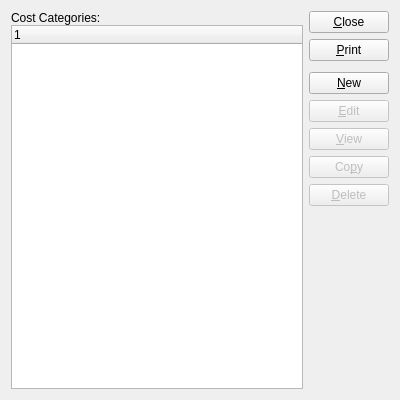
<?xml version="1.0" encoding="UTF-8"?>
<ui version="4.0">
 <comment>This file is part of the xTuple ERP: PostBooks Edition, a free and
open source Enterprise Resource Planning software suite,
Copyright (c) 1999-2010 by OpenMFG LLC, d/b/a xTuple.
It is licensed to you under the Common Public Attribution License
version 1.0, the full text of which (including xTuple-specific Exhibits)
is available at www.xtuple.com/CPAL.  By using this software, you agree
to be bound by its terms.</comment>
 <class>costCategories</class>
 <widget class="QWidget" name="costCategories">
  <property name="geometry">
   <rect>
    <x>0</x>
    <y>0</y>
    <width>400</width>
    <height>400</height>
   </rect>
  </property>
  <property name="windowTitle">
   <string>List Cost Categories</string>
  </property>
  <layout class="QGridLayout" name="gridLayout">
   <item row="0" column="0">
    <layout class="QVBoxLayout">
     <property name="spacing">
      <number>0</number>
     </property>
     <item>
      <widget class="QLabel" name="_costcatLit">
       <property name="text">
        <string>Cost Categories:</string>
       </property>
      </widget>
     </item>
     <item>
      <widget class="XTreeWidget" name="_costcat"/>
     </item>
    </layout>
   </item>
   <item row="0" column="1">
    <layout class="QVBoxLayout" name="verticalLayout_2">
     <item>
      <layout class="QVBoxLayout" name="verticalLayout">
       <item>
        <widget class="QPushButton" name="_close">
         <property name="text">
          <string>&amp;Close</string>
         </property>
        </widget>
       </item>
       <item>
        <widget class="QPushButton" name="_print">
         <property name="text">
          <string>&amp;Print</string>
         </property>
        </widget>
       </item>
       <item>
        <spacer name="verticalSpacer">
         <property name="orientation">
          <enum>Qt::Vertical</enum>
         </property>
         <property name="sizeType">
          <enum>QSizePolicy::Preferred</enum>
         </property>
         <property name="sizeHint" stdset="0">
          <size>
           <width>20</width>
           <height>5</height>
          </size>
         </property>
        </spacer>
       </item>
       <item>
        <widget class="QPushButton" name="_new">
         <property name="enabled">
          <bool>true</bool>
         </property>
         <property name="text">
          <string>&amp;New</string>
         </property>
        </widget>
       </item>
       <item>
        <widget class="QPushButton" name="_edit">
         <property name="enabled">
          <bool>false</bool>
         </property>
         <property name="text">
          <string>&amp;Edit</string>
         </property>
        </widget>
       </item>
       <item>
        <widget class="QPushButton" name="_view">
         <property name="enabled">
          <bool>false</bool>
         </property>
         <property name="text">
          <string>&amp;View</string>
         </property>
        </widget>
       </item>
       <item>
        <widget class="QPushButton" name="_copy">
         <property name="enabled">
          <bool>false</bool>
         </property>
         <property name="text">
          <string>Co&amp;py</string>
         </property>
        </widget>
       </item>
       <item>
        <widget class="QPushButton" name="_delete">
         <property name="enabled">
          <bool>false</bool>
         </property>
         <property name="text">
          <string>&amp;Delete</string>
         </property>
        </widget>
       </item>
      </layout>
     </item>
     <item>
      <spacer name="Spacer129">
       <property name="orientation">
        <enum>Qt::Vertical</enum>
       </property>
       <property name="sizeType">
        <enum>QSizePolicy::Expanding</enum>
       </property>
       <property name="sizeHint" stdset="0">
        <size>
         <width>20</width>
         <height>20</height>
        </size>
       </property>
      </spacer>
     </item>
    </layout>
   </item>
  </layout>
 </widget>
 <layoutdefault spacing="6" margin="11"/>
 <pixmapfunction>qPixmapFromMimeSource</pixmapfunction>
 <customwidgets>
  <customwidget>
   <class>XTreeWidget</class>
   <extends>QTreeWidget</extends>
   <header>xtreewidget.h</header>
  </customwidget>
 </customwidgets>
 <tabstops>
  <tabstop>_costcat</tabstop>
  <tabstop>_new</tabstop>
  <tabstop>_edit</tabstop>
  <tabstop>_view</tabstop>
  <tabstop>_copy</tabstop>
  <tabstop>_delete</tabstop>
  <tabstop>_print</tabstop>
  <tabstop>_close</tabstop>
 </tabstops>
 <includes>
  <include location="global">parameter.h</include>
 </includes>
 <resources/>
 <connections>
  <connection>
   <sender>_close</sender>
   <signal>clicked()</signal>
   <receiver>costCategories</receiver>
   <slot>close()</slot>
   <hints>
    <hint type="sourcelabel">
     <x>20</x>
     <y>20</y>
    </hint>
    <hint type="destinationlabel">
     <x>20</x>
     <y>20</y>
    </hint>
   </hints>
  </connection>
  <connection>
   <sender>_costcat</sender>
   <signal>valid(bool)</signal>
   <receiver>_view</receiver>
   <slot>setEnabled(bool)</slot>
   <hints>
    <hint type="sourcelabel">
     <x>20</x>
     <y>20</y>
    </hint>
    <hint type="destinationlabel">
     <x>20</x>
     <y>20</y>
    </hint>
   </hints>
  </connection>
 </connections>
</ui>
